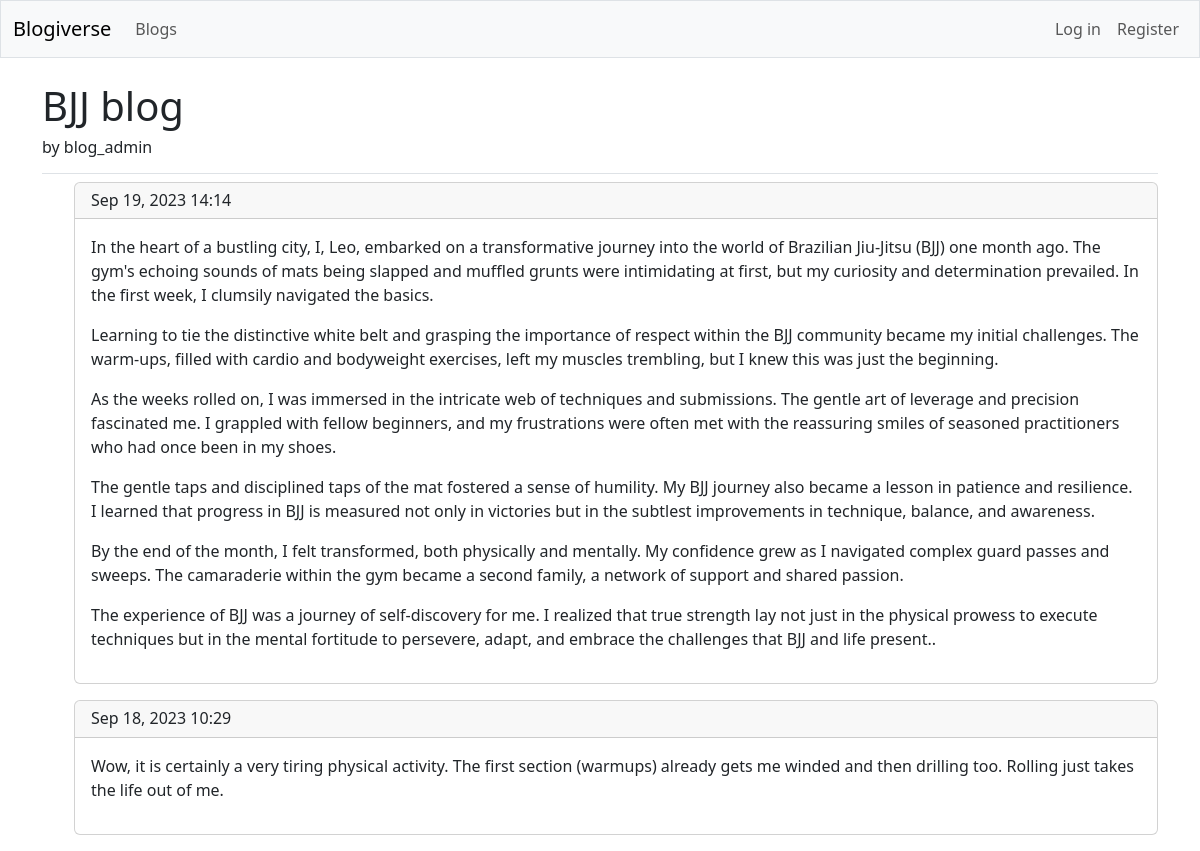
Screenshot of /blogs/1/ with the database file from the repository.
### blogs/models.py (models this page shows, shortened)
class Blog(models.Model):
    title = models.CharField(max_length=200)
    date_added = models.DateTimeField(auto_now_add=True)
    owner = models.ForeignKey(User, on_delete=models.CASCADE)

class Post(models.Model):
    blog = models.ForeignKey(Blog, on_delete=models.CASCADE)
    text = models.TextField()
    date_added = models.DateTimeField(auto_now_add=True)
    class Meta:
        verbose_name_plural = 'posts'

### blogs/views.py (the view)
# urls.py: path('blogs/<int:blog_id>/', views.blog, name='blog'),
def blog(request, blog_id):
    blog = Blog.objects.get(id=blog_id)
    posts = blog.post_set.order_by('-date_added')
    context = {'blog':blog, 'posts':posts}
    return render(request, 'blogs/blog.html', context)

### blogs/templates/blogs/blog.html (shortened to what this page needs)
{% extends 'blogs/base.html' %}
{% block page_header %}
  <h1>{{ blog.title }}</h1>
  <h6>by {{ blog.owner }}</h6>
{% endblock page_header %}
{% block content %}
  <ul>
    {% for post in posts %}
      <div class="card mb-3">
        <h6 class="card-header">
          {{ post.date_added|date:'M d, Y H:i'}} &nbsp;&nbsp;
        </h6>
        <div class="card-body">{{ post.text|linebreaks }}</div>
      </div>
    {% empty %}
      <p>There are 0 posts for this blog.</p>
    {% endfor %}
{% endblock content %}

### rows the page displays
Blog: title "BJJ blog", owner "blog_admin"
Post: date_added "Sep 19, 2023 14:14", text "In the heart of a bustling city, I, Leo, embarked on a transformative journey into the world of Brazilian Jiu-Jitsu (BJJ) one month ago. The gym's echoing sounds of mats being slapped and muffled grunts were intimidating at first, but my curiosity and determination prevailed. In the first week, I clumsily navigated the basics. Learning to tie the distinctive white belt and grasping the importance of respect within the BJJ community became my initial challenges. The warm-ups, filled with cardio and bodyweight exercises, left my muscles trembling, but I knew this was just the beginning. As the weeks rolled on, I was immersed in the intricate web of techniques and submissions. The gentle art…"
Post: date_added "Sep 18, 2023 10:29", text "Wow, it is certainly a very tiring physical activity. The first section (warmups) already gets me winded and then drilling too. Rolling just takes the life out of me."
